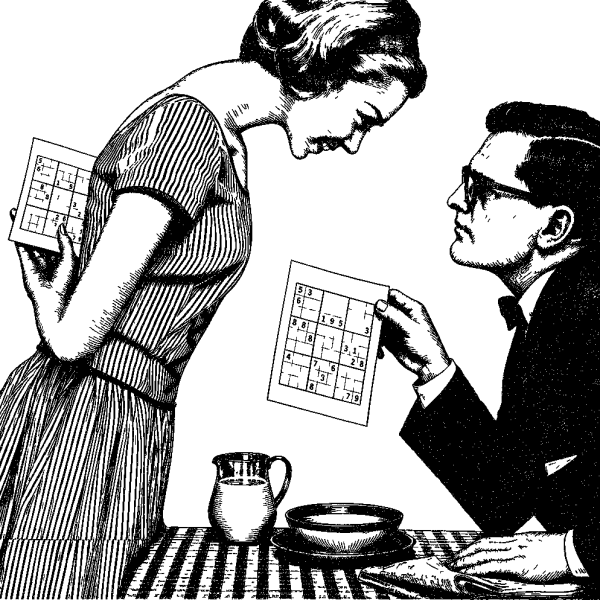
#> input picture skills/sudoku-image-style/assets/newsprint-roughness-reference.png, 1200 x 1200 px (shown at 1/2 size)
$ python ink_texture.py ../assets/newsprint-roughness-reference.png ../assets/newsprint-roughness-reference.png 1.0 5
#> lines starting #> are read from the running program, lines starting #| are printed output that depends on the picture
#!/usr/bin/env python3
"""墨晕纹理：给两色版画的黑块内部加"着墨不均"——老报纸凸版印刷的漏白感。

做法（教程页/新一局邮票/成就邮票/icon3 同款配方）：
1. 背景归白（>200 → 255），黑保持黑。
2. 14px 粗网格，每格一个 0.4–1.6 的着墨系数 → 晕染有"这一块那一块"的区域分布。
3. 黑像素（<100）按 基础率 × 区域系数 随机飞白。
4. 再撒少量 1–2px 干笔白团，让纹理有粗有细。

注意：面部细排线区慎用（飞白进脸会花）；字母/数字边缘密集处把基础率调低。

用法:
    python3 ink_texture.py <in.png> <out.png> [基础率=0.022] [白团数=1800]

产出供后续：定稿黑点提升、white2alpha 去底、vtracer 描摹（放大 2x + -f 2 保碎点）。
"""
import random
import sys
from PIL import Image, ImageDraw


def main() -> None:
    src, dst = sys.argv[1], sys.argv[2]
    rate = float(sys.argv[3]) if len(sys.argv) > 3 else 0.022
    blobs = int(sys.argv[4]) if len(sys.argv) > 4 else 1800

    random.seed(42)
    im = Image.open(src).convert("L")
    w, h = im.size
#> w = 1200; h = 1200
    px = im.load()

    for y in range(h):
        for x in range(w):
            if px[x, y] > 200:
                px[x, y] = 255

    cell = 14
    density = [[random.uniform(0.4, 1.6) for _ in range(w // cell + 2)]
               for _ in range(h // cell + 2)]
    for y in range(h):
        cy = y // cell
        row = density[cy]
        for x in range(w):
            if px[x, y] < 100 and random.random() < rate * row[x // cell]:
                px[x, y] = 255

    d = ImageDraw.Draw(im)
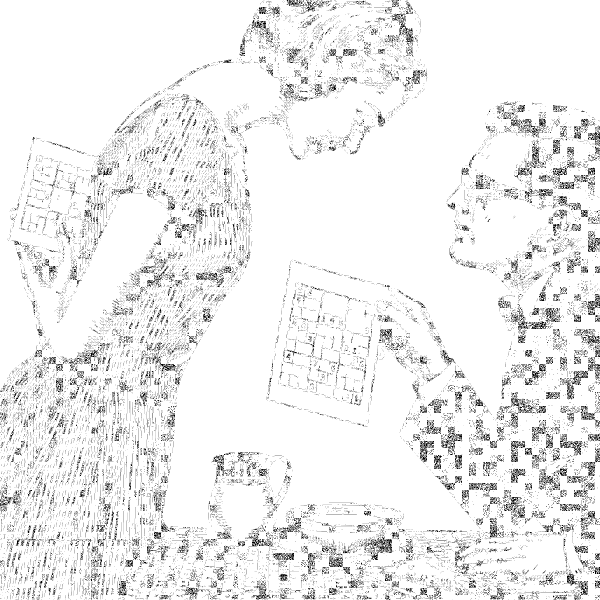
#> im: PIL image 1200x1200 L (shown at 1/2 size); min 0, max 255, mean 238
    for _ in range(blobs):
        x, y = random.randrange(w), random.randrange(h)
        if px[x, y] < 100:
            r = random.uniform(1.0, 2.0)
            d.ellipse([x - r, y - r, x + r, y + r], fill=255)

    im.save(dst)
    print("saved", dst, im.size)
#| saved ../assets/newsprint-roughness-reference.png (1200, 1200)


if __name__ == "__main__":
    main()
